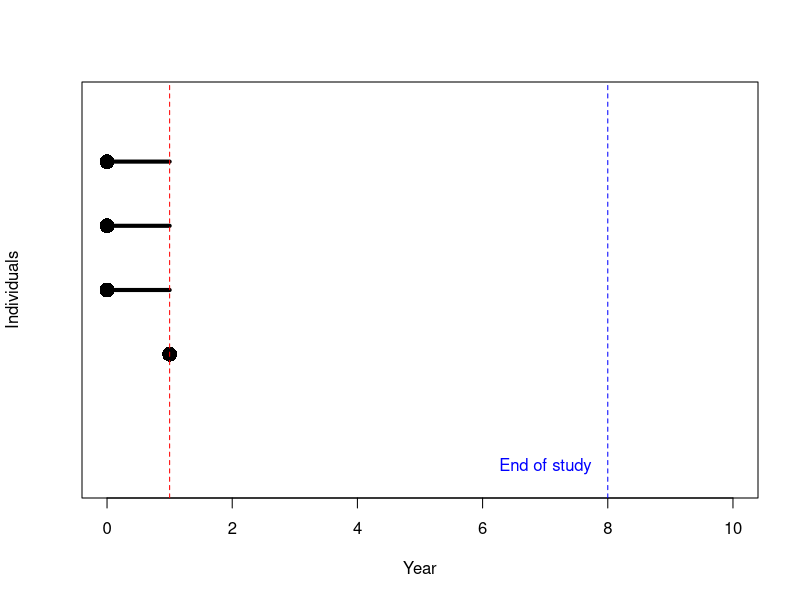
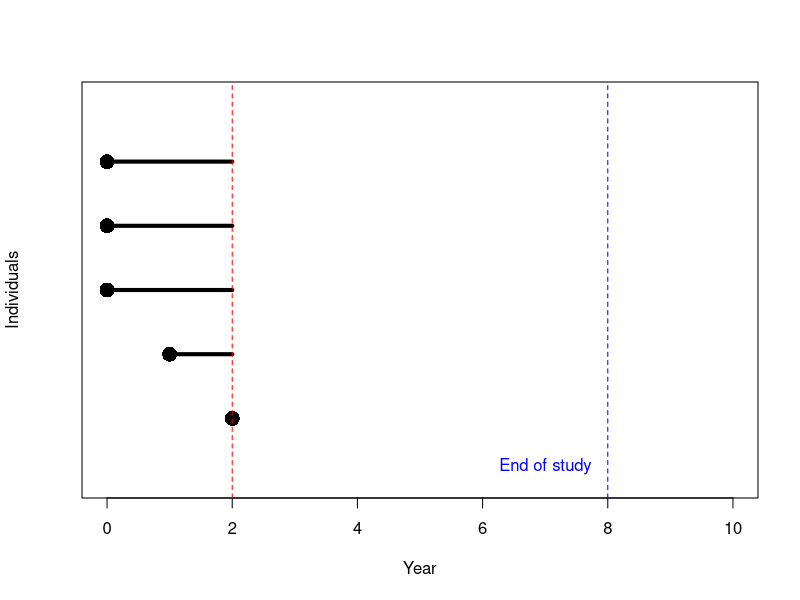
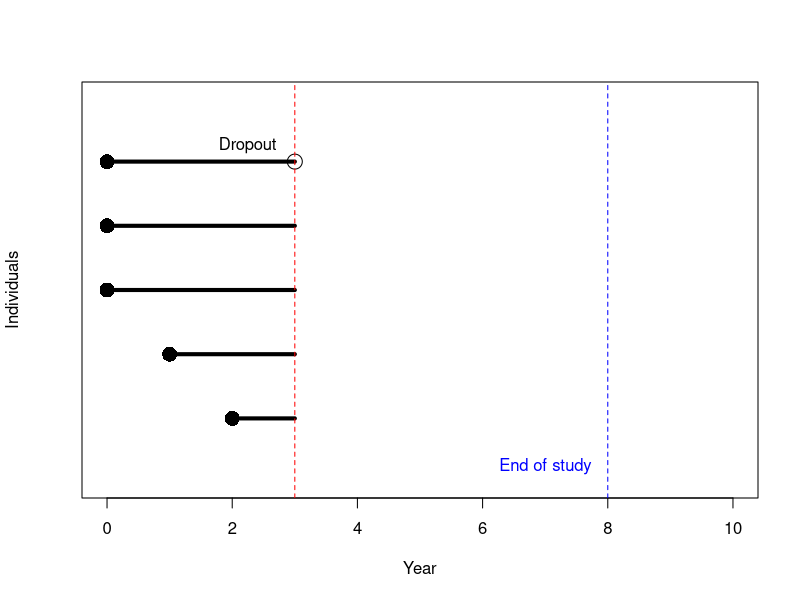
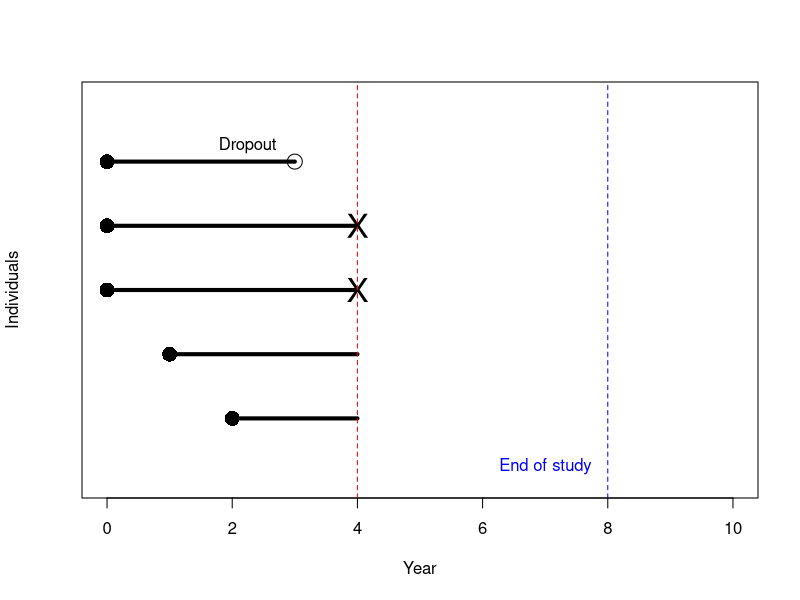
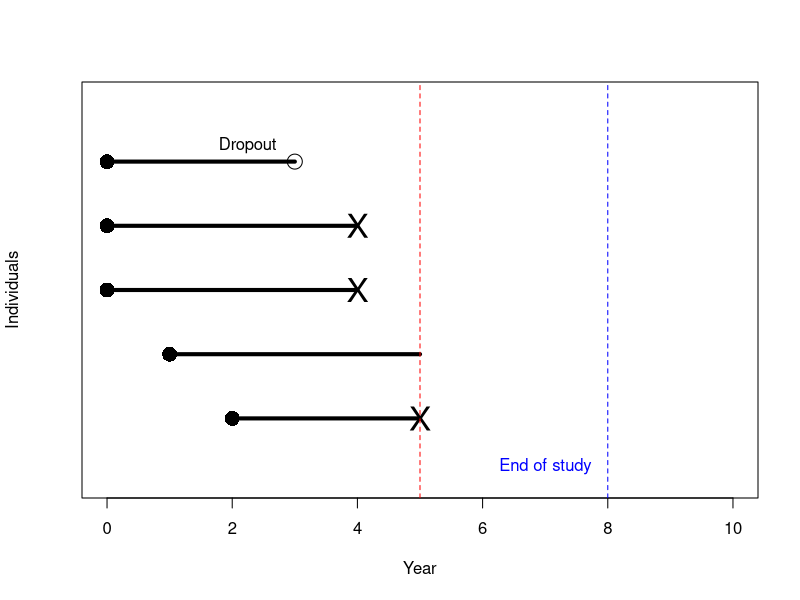
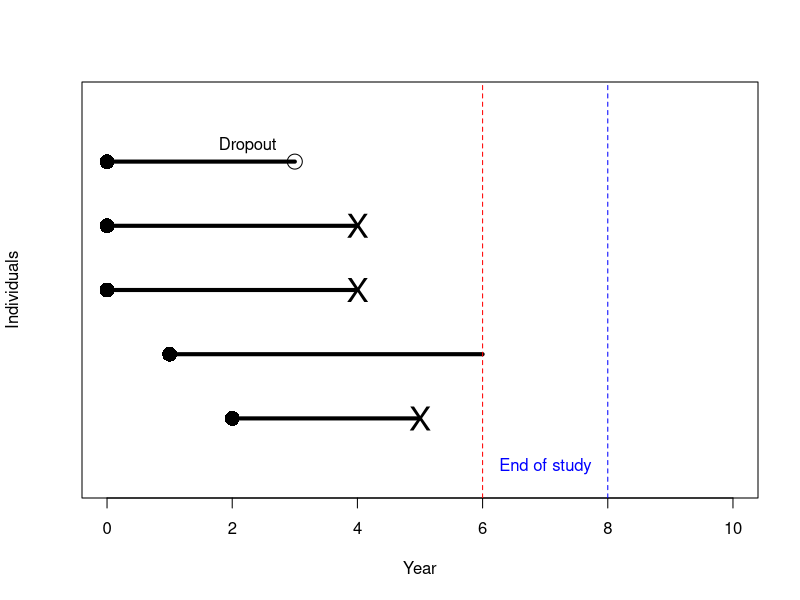
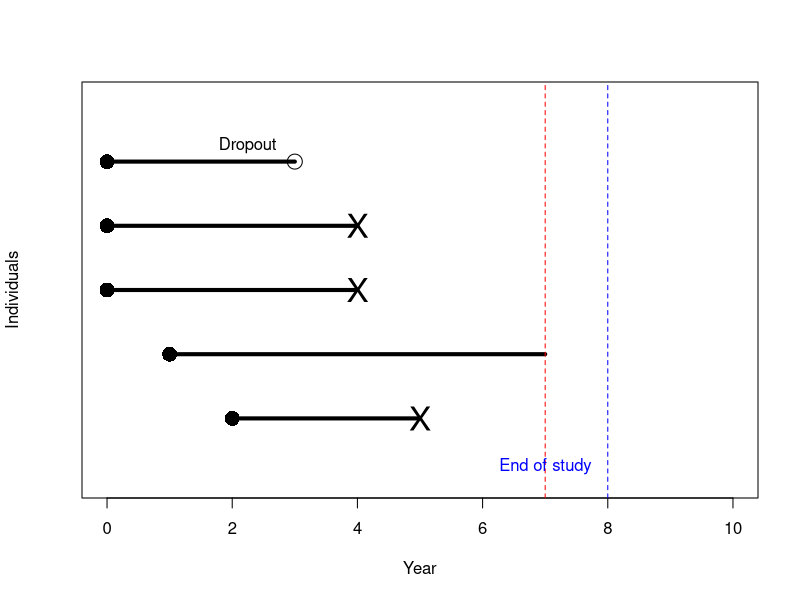
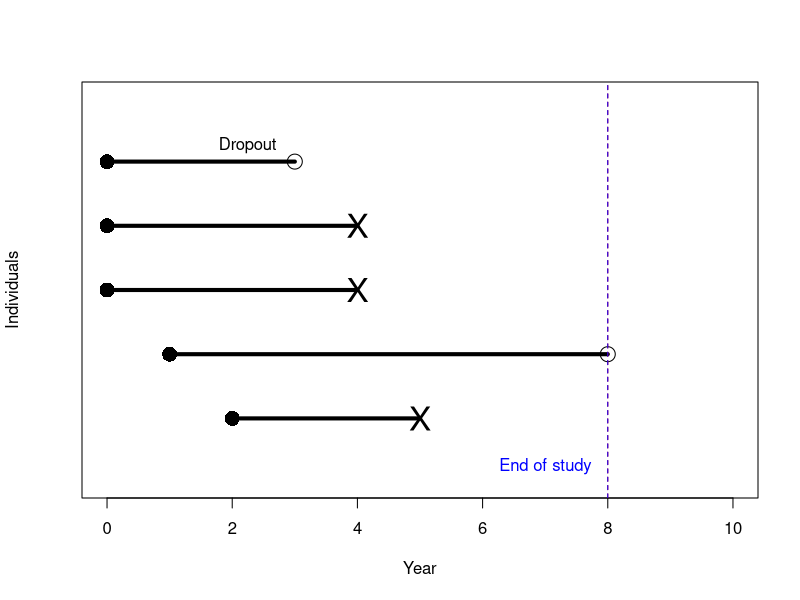

Here is the R script that generated these plots, in order:
## ---- chunk 1
plot(1, type = "n", xlim = c(0,10), ylim = c(0,6), yaxt = "n", xlab = "Year", ylab = "Individuals")
segments(x0 = 0, y0 = 5:3, x1 = 1, lwd = 4)
points(x = c(0,0,0,1), y = 5:2, pch = 16, cex = 2)
abline(v = c(1,8), col = c("red", "blue"), lty = "dashed")
text(x = 7, y = 0.25, labels = "End of study", col = "blue")
## ---- chunk 2
plot(1, type = "n", xlim = c(0,10), ylim = c(0,6), yaxt = "n", xlab = "Year", ylab = "Individuals")
segments(x0 = c(0,0,0,1), y0 = 5:2, x1 = 2, lwd = 4)
points(x = c(0,0,0,1,2), y = 5:1, pch = 16, cex = 2)
abline(v = c(2,8), col = c("red", "blue"), lty = "dashed")
text(x = 7, y = 0.25, labels = "End of study", col = "blue")
## ---- chunk 3
plot(1, type = "n", xlim = c(0,10), ylim = c(0,6), yaxt = "n", xlab = "Year", ylab = "Individuals")
segments(x0 = c(0,0,0,1,2), y0 = 5:1, x1 = 3, lwd = 4)
points(x = c(0,0,0,1,2), y = 5:1, pch = 16, cex = 2)
points(x = 3, y = 5, pch = 1, cex = 2)
abline(v = c(3,8), col = c("red", "blue"), lty = "dashed")
text(x = 7, y = 0.25, labels = "End of study", col = "blue")
text(x = 2.25, y = 5.25, labels = "Dropout")
## ---- chunk 4
plot(1, type = "n", xlim = c(0,10), ylim = c(0,6), yaxt = "n", xlab = "Year", ylab = "Individuals")
segments(x0 = c(0,0,0,1,2), y0 = 5:1, x1 = c(3,rep(4,4)), lwd = 4)
points(x = c(0,0,0,1,2), y = 5:1, pch = 16, cex = 2)
points(x = 3, y = 5, pch = 1, cex = 2)
points(x = rep(4,2), y = c(4,3), pch = "X", cex = 2)
abline(v = c(4,8), col = c("red", "blue"), lty = "dashed")
text(x = 7, y = 0.25, labels = "End of study", col = "blue")
text(x = 2.25, y = 5.25, labels = "Dropout")
## ---- chunk 5
plot(1, type = "n", xlim = c(0,10), ylim = c(0,6), yaxt = "n", xlab = "Year", ylab = "Individuals")
segments(x0 = c(0,0,0,1,2), y0 = 5:1, x1 = c(3,4,4,5,5), lwd = 4)
points(x = c(0,0,0,1,2), y = 5:1, pch = 16, cex = 2)
points(x = 3, y = 5, pch = 1, cex = 2)
points(x = c(rep(4,2),5), y = c(4,3,1), pch = "X", cex = 2)
abline(v = c(5,8), col = c("red", "blue"), lty = "dashed")
text(x = 7, y = 0.25, labels = "End of study", col = "blue")
text(x = 2.25, y = 5.25, labels = "Dropout")
## ---- chunk 6
plot(1, type = "n", xlim = c(0,10), ylim = c(0,6), yaxt = "n", xlab = "Year", ylab = "Individuals")
segments(x0 = c(0,0,0,1,2), y0 = 5:1, x1 = c(3,4,4,6,5), lwd = 4)
points(x = c(0,0,0,1,2), y = 5:1, pch = 16, cex = 2)
points(x = 3, y = 5, pch = 1, cex = 2)
points(x = c(rep(4,2),5), y = c(4,3,1), pch = "X", cex = 2)
abline(v = c(6,8), col = c("red", "blue"), lty = "dashed")
text(x = 7, y = 0.25, labels = "End of study", col = "blue")
text(x = 2.25, y = 5.25, labels = "Dropout")
## ---- chunk 7
plot(1, type = "n", xlim = c(0,10), ylim = c(0,6), yaxt = "n", xlab = "Year", ylab = "Individuals")
segments(x0 = c(0,0,0,1,2), y0 = 5:1, x1 = c(3,4,4,7,5), lwd = 4)
points(x = c(0,0,0,1,2), y = 5:1, pch = 16, cex = 2)
points(x = 3, y = 5, pch = 1, cex = 2)
points(x = c(rep(4,2),5), y = c(4,3,1), pch = "X", cex = 2)
abline(v = c(7,8), col = c("red", "blue"), lty = "dashed")
text(x = 7, y = 0.25, labels = "End of study", col = "blue")
text(x = 2.25, y = 5.25, labels = "Dropout")
## ---- chunk 8
plot(1, type = "n", xlim = c(0,10), ylim = c(0,6), yaxt = "n", xlab = "Year", ylab = "Individuals")
segments(x0 = c(0,0,0,1,2), y0 = 5:1, x1 = c(3,4,4,8,5), lwd = 4)
points(x = c(0,0,0,1,2), y = 5:1, pch = 16, cex = 2)
points(x = c(3,8), y = c(5,2), pch = 1, cex = 2)
points(x = c(rep(4,2),5), y = c(4,3,1), pch = "X", cex = 2)
abline(v = c(8,8), col = c("red", "blue"), lty = "dashed")
text(x = 7, y = 0.25, labels = "End of study", col = "blue")
text(x = 2.25, y = 5.25, labels = "Dropout")
## ---- chunk 9
plot(1, type = "n", xlim = c(0,10), ylim = c(0,6), yaxt = "n", xlab = "Year", ylab = "Individuals")
segments(x0 = c(0,0,0,1,2), y0 = 5:1, x1 = c(3,4,4,8,5), lwd = 4)
segments(x0 = 8, y0 = 2, x1 = 10, lwd = 4, lty = "dashed", col = "gray50")
points(x = c(0,0,0,1,2), y = 5:1, pch = 16, cex = 2)
points(x = c(3,8), y = c(5,2), pch = 1, cex = 2)
points(x = c(rep(4,2),5,10), y = c(4,3,1,2), pch = "X", cex = 2)
abline(v = c(8,8), col = c("red", "blue"), lty = "dashed")
text(x = 7, y = 0.25, labels = "End of study", col = "blue")
text(x = 2.25, y = 5.25, labels = "Dropout")
